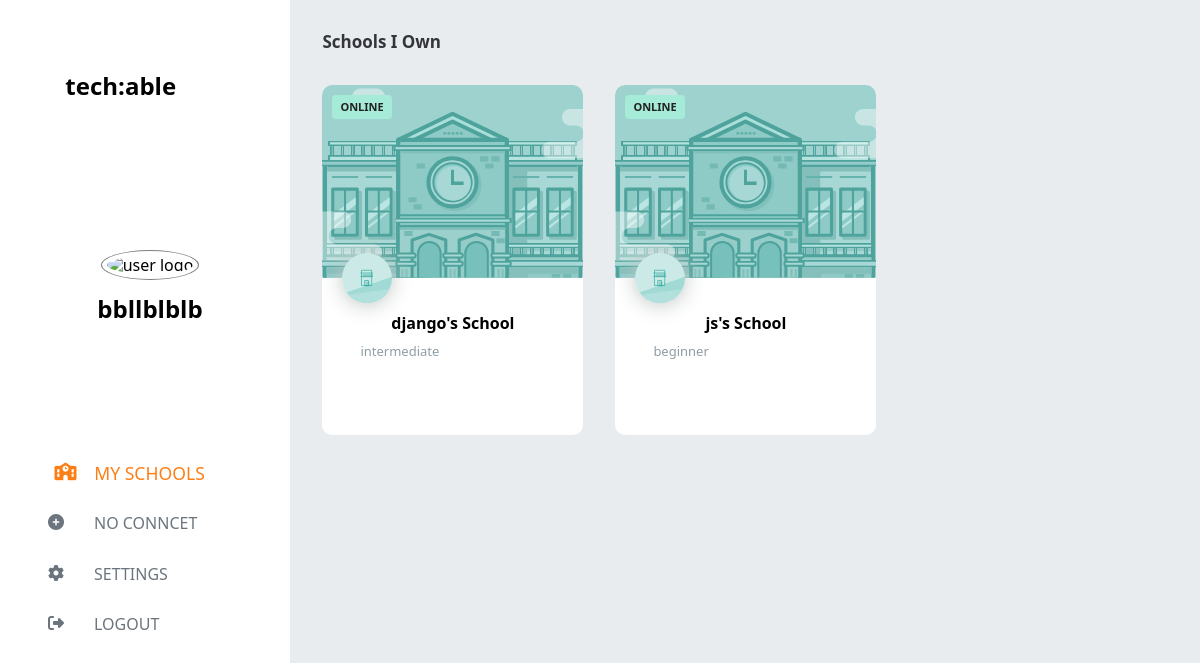
The app's page /admins/, older data.
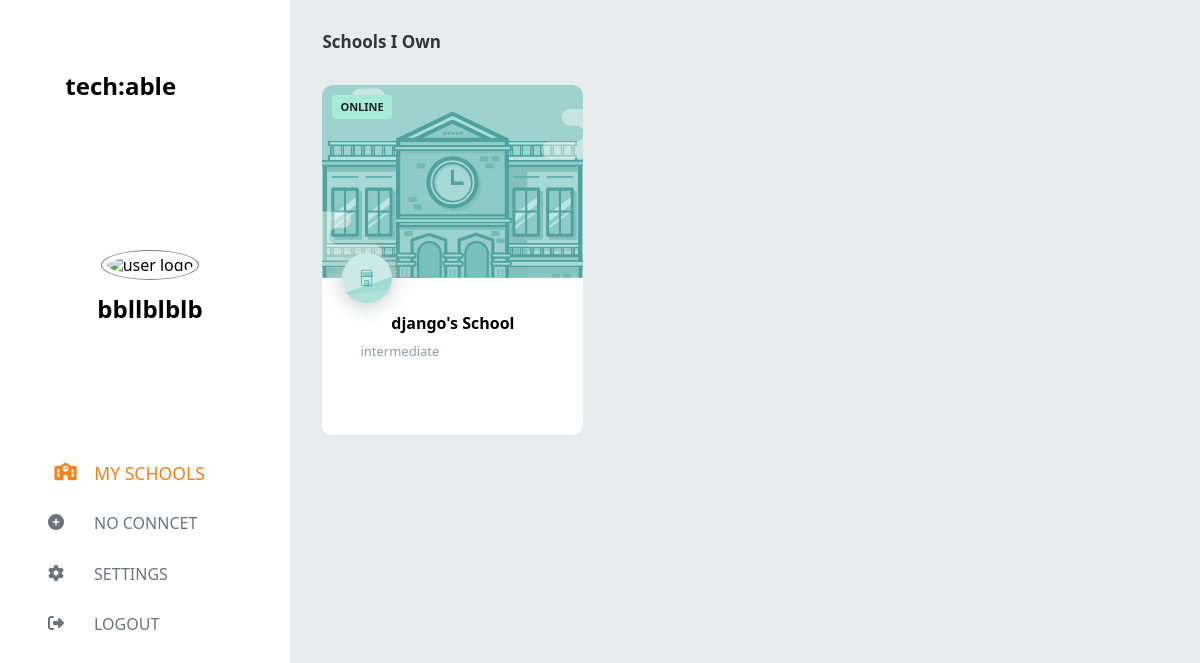
The same page, newer data.
### compte/models.py (models this page shows)
class cour(models.Model):
    name= models.CharField(max_length=100, primary_key=True)
    slug= models.SlugField(max_length=128)
    created_at = models.DateTimeField(auto_now_add=True)
    price = models.FloatField()
    diff=models.CharField(max_length=100)

### compte/views.py (the view, shortened to what this page needs)
# urls.py: path("admins/", views.admin, name="admin"),
def admin(request):
  cours=cour.objects.all()
  return render(request,'admin.html',context={"cour":cours})

### compte/templates/admin.html (shortened to what this page needs)
{% load static %}
<!DOCTYPE html>
<html lang="en">
  <head>
    <link rel="stylesheet" href="{% static 'css/style.css'%}" />
    <link rel="stylesheet" href="{% static 'css/normalize.css' %}" />
    <link rel="stylesheet" href="{% static 'css/admin.css' %}">
    <link rel="stylesheet" href="{% static 'css/wtf-forms.css' %}">
    <link rel="stylesheet"
      href="https://cdnjs.cloudflare.com/ajax/libs/font-awesome/6.4.0/css/all.min.css"
 />
  </head>
  <body>
    <main>
      <section class="left">
        <div class="header">
          <h1>Tech:able</h1>
          <div class="logo">
            <div class="userImg avatarDiv">
              <img class="avatar" alt="user logo" />
            </div>
            {% if user.is_authenticated %}
              <div class="userInfo">
                <span class="userName">{{user.username}}</span>
                <span class="mailUser">{{user.email}}</span>
              </div>
            {% else %}
              <h1> bbllblblb</h1>
            {% endif %}
          </div>
        </div>
        <div class="choices">
          <div class="choice mySchool active">
            <i class="fa-solid fa-school"></i> My Schools
          </div>
          {% if user.is_authenticated %}
            {% if "teach.com" in user.email %}
              <div class="choice addOn ">
                <i class="fa-solid fa-circle-plus"></i> ADD
              </div>
            {% else %}
            <span class="mailUser">Hello student</span>
            {% endif %}
          {% else %}
          <div class="choice addOn ">
            <i class="fa-solid fa-circle-plus"></i> no conncet
          </div>
          {% endif %}
          <div class="choice setting">
            <i class="fa-solid fa-gear"></i> Settings
          </div>
          <div class="choice">
            <i class="fa-solid fa-right-from-bracket"></i> logout
          </div>
        </div>
      </section>
      <section class="right containers mySchool">
        <div class="schoolOwn">
          <h1>Schools I Own</h1>
          <div class="cards">
            {% for i in cour %}
              <div class="card">
                <div class="cardImg">
                </div>
                <div class="cardInfo">
                  <a href="{% url 'cours' i.slug %}">
                  <h1 class="schoolName">{{i.name}}'s School</h1></a>
                  <p class="schoolDomain">{{i.diff}}</p>
                </div>
                <div class="cardTicket">Online</div>
                <div class="cardLogo"></div>
              </div>
            {% endfor %}
          </div>
        </div>
      </section>
    </main>
  </body>
</html>

Row changes from the older to the newer data that the page shows:
removed cour: name "js", diff "beginner"
